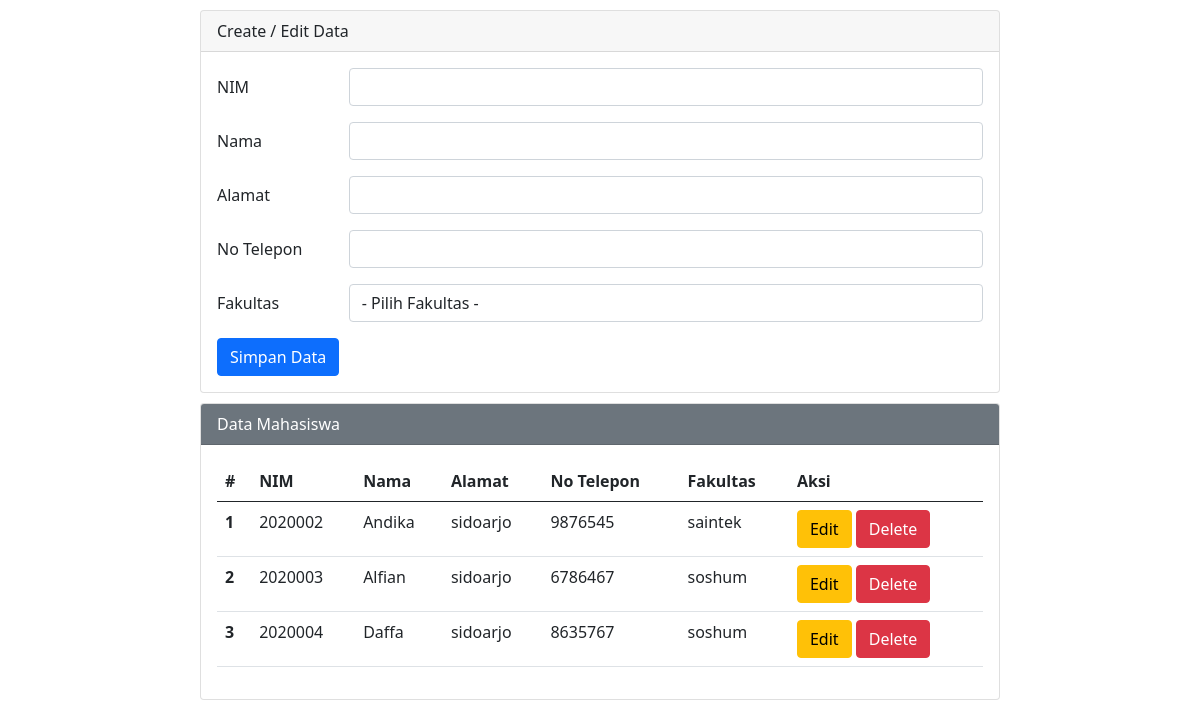
/php-mysqli/index.php, run on the app's committed database.
### tables this page shows
CREATE TABLE `mahasiswa` (
  `id` int(11) NOT NULL,
  `nim` varchar(25) NOT NULL,
  `nama` varchar(25) NOT NULL,
  `alamat` varchar(25) NOT NULL,
  `no_telp` varchar(15) NOT NULL,
  `fakultas` varchar(25) NOT NULL
);

### php-mysqli/index.php (the view, shortened to what this page needs)
<?php
$host       = "localhost";
$user       = "root";
$pass       = "";
$db         = "akademik";
$koneksi    = mysqli_connect($host, $user, $pass, $db);
$nim        = "";
$nama       = "";
$alamat     = "";
$no_telp    = "";
?>
<!DOCTYPE html>
<html lang="en">
<head>
    <link href="https://cdn.jsdelivr.net/npm/bootstrap@5.0.0-beta2/dist/css/bootstrap.min.css" rel="stylesheet">
</head>
<body>
    <div class="mx-auto">
        <div class="card">
            <div class="card-header">
                Create / Edit Data
            </div>
            <div class="card-body">
                <form action="" method="POST">
                    <div class="mb-3 row">
                        <label for="nim" class="col-sm-2 col-form-label">NIM</label>
                        <div class="col-sm-10">
                            <input type="text" class="form-control" id="nim" name="nim" value="<?php echo $nim ?>">
                        </div>
                    </div>
                    <div class="mb-3 row">
                        <label for="nama" class="col-sm-2 col-form-label">Nama</label>
                        <div class="col-sm-10">
                            <input type="text" class="form-control" id="nama" name="nama" value="<?php echo $nama ?>">
                        </div>
                    </div>
                    <div class="mb-3 row">
                        <label for="alamat" class="col-sm-2 col-form-label">Alamat</label>
                        <div class="col-sm-10">
                            <input type="text" class="form-control" id="alamat" name="alamat" value="<?php echo $alamat ?>">
                        </div>
                    </div>
                    <div class="mb-3 row">
                        <label for="no_telp" class="col-sm-2 col-form-label">No Telepon</label>
                        <div class="col-sm-10">
                            <input type="text" class="form-control" id="no_telp" name="no_telp" value="<?php echo $no_telp ?>">
                        </div>
                    </div>
                    <div class="mb-3 row">
                        <label for="fakultas" class="col-sm-2 col-form-label">Fakultas</label>
                        <div class="col-sm-10">
                            <select class="form-control" name="fakultas" id="fakultas">
                                <option value="">- Pilih Fakultas -</option>
                            </select>
                        </div>
                    </div>
                    <div class="col-12">
                        <input type="submit" name="simpan" value="Simpan Data" class="btn btn-primary" />
                    </div>
                </form>
            </div>
        </div>
        <div class="card">
            <div class="card-header text-white bg-secondary">
                Data Mahasiswa
            </div>
            <div class="card-body">
                <table class="table">
                    <thead>
                        <tr>
                            <th scope="col">#</th>
                            <th scope="col">NIM</th>
                            <th scope="col">Nama</th>
                            <th scope="col">Alamat</th>
                            <th scope="col">No Telepon</th>
                            <th scope="col">Fakultas</th>
                            <th scope="col">Aksi</th>
                        </tr>
                    </thead>
                    <tbody>
                        <?php
                        $sql2   = "select * from mahasiswa order by id desc";
                        $q2     = mysqli_query($koneksi, $sql2);
                        $urut   = 1;
                        while ($r2 = mysqli_fetch_array($q2)) {
                            $id         = $r2['id'];
                            $nim        = $r2['nim'];
                            $nama       = $r2['nama'];
                            $alamat     = $r2['alamat'];
                            $no_telp     = $r2['no_telp'];
                            $fakultas   = $r2['fakultas'];
                        ?>
                            <tr>
                                <th scope="row"><?php echo $urut++ ?></th>
                                <td scope="row"><?php echo $nim ?></td>
                                <td scope="row"><?php echo $nama ?></td>
                                <td scope="row"><?php echo $alamat ?></td>
                                <td scope="row"><?php echo $no_telp ?></td>
                                <td scope="row"><?php echo $fakultas ?></td>
                                <td scope="row">
                                    <a href="index.php?op=edit&id=<?php echo $id ?>"><button type="button" class="btn btn-warning">Edit</button></a>
                                    <a href="index.php?op=delete&id=<?php echo $id?>" onclick="return confirm('Yakin mau delete data?')"><button type="button" class="btn btn-danger">Delete</button></a>
                                </td>
                            </tr>
                        <?php
                        }
                        ?>
                    </tbody>
                </table>
            </div>
        </div>
    </div>
</body>
</html>

### php-mysqli/index.php (style rules this page uses)
.mx-auto { width: 800px }
.card { margin-top: 10px; }

### data on the page
mahasiswa: nim "2020002", nama "Andika", alamat "sidoarjo", no_telp "9876545", fakultas "saintek"
mahasiswa: nim "2020003", nama "Alfian", alamat "sidoarjo", no_telp "6786467", fakultas "soshum"
mahasiswa: nim "2020004", nama "Daffa", alamat "sidoarjo", no_telp "8635767", fakultas "soshum"
